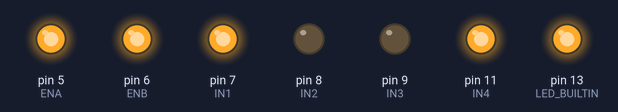
Recording of a sketch running on a simulated Arduino Uno, built with avr-gcc and run on an emulated ATmega328P. On the bench: output pins drawn as LEDs (lit = HIGH).

Above: at 0.1 s.
At 1.1 s:
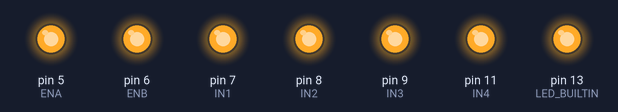
Timing chart, 0 to 2.6 s (numbered marks = the images above):
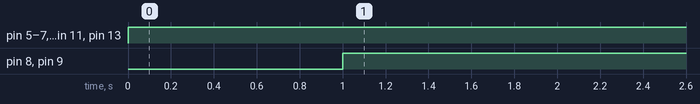

The sketch:

Test_Program.ino
```cpp
#define ENA 5
#define ENB 6
#define IN1 7
#define IN2 8
#define IN3 9
#define IN4 11

void setup(){
  //pinMode(IN1,OUTPUT);
  //pinMode(IN2,OUTPUT);
 // pinMode(IN3,OUTPUT);
 // pinMode(IN4,OUTPUT);
  //pinMode(ENA,OUTPUT);
 // pinMode(ENB,OUTPUT);
 // digitalWrite(ENA,HIGH);
 // digitalWrite(ENB,HIGH);
  pinMode(IN1,OUTPUT);//before useing io pin, pin mode must be set first
  pinMode(IN2,OUTPUT);
  pinMode(IN3,OUTPUT);
  pinMode(IN4,OUTPUT);
  pinMode(ENA,OUTPUT);
  pinMode(ENB,OUTPUT);
pinMode(LED_BUILTIN, OUTPUT);

}

void loop(){
  digitalWrite(LED_BUILTIN, HIGH);
  digitalWrite(ENA,HIGH);
  digitalWrite(ENB,HIGH);
  digitalWrite(IN1, HIGH);
  digitalWrite(IN2, LOW);
  digitalWrite(9, LOW);
  digitalWrite(11, HIGH);
  delay(1000);
  //digitalWrite(LED_BUILTIN, LOW);    // turn the LED off by making the voltage LOW
  //delay(1000);                       // wait for a second
  digitalWrite(LED_BUILTIN, HIGH);
  digitalWrite(ENA,HIGH);
  digitalWrite(ENB,HIGH);
  digitalWrite(IN1, HIGH);
  digitalWrite(IN2, HIGH);
  digitalWrite(9, HIGH);
  digitalWrite(11, HIGH);
  delay(10000000000000000000);
}
```

Measured:
- by itself, pin 5 (ENA), pin 6 (ENB), pin 7 (IN1), pin 11 (IN4), pin 13 (LED_BUILTIN): LOW → HIGH at 0.00 s
- by itself, pin 8 (IN2), pin 9 (IN3): LOW → HIGH at 1.0 s
